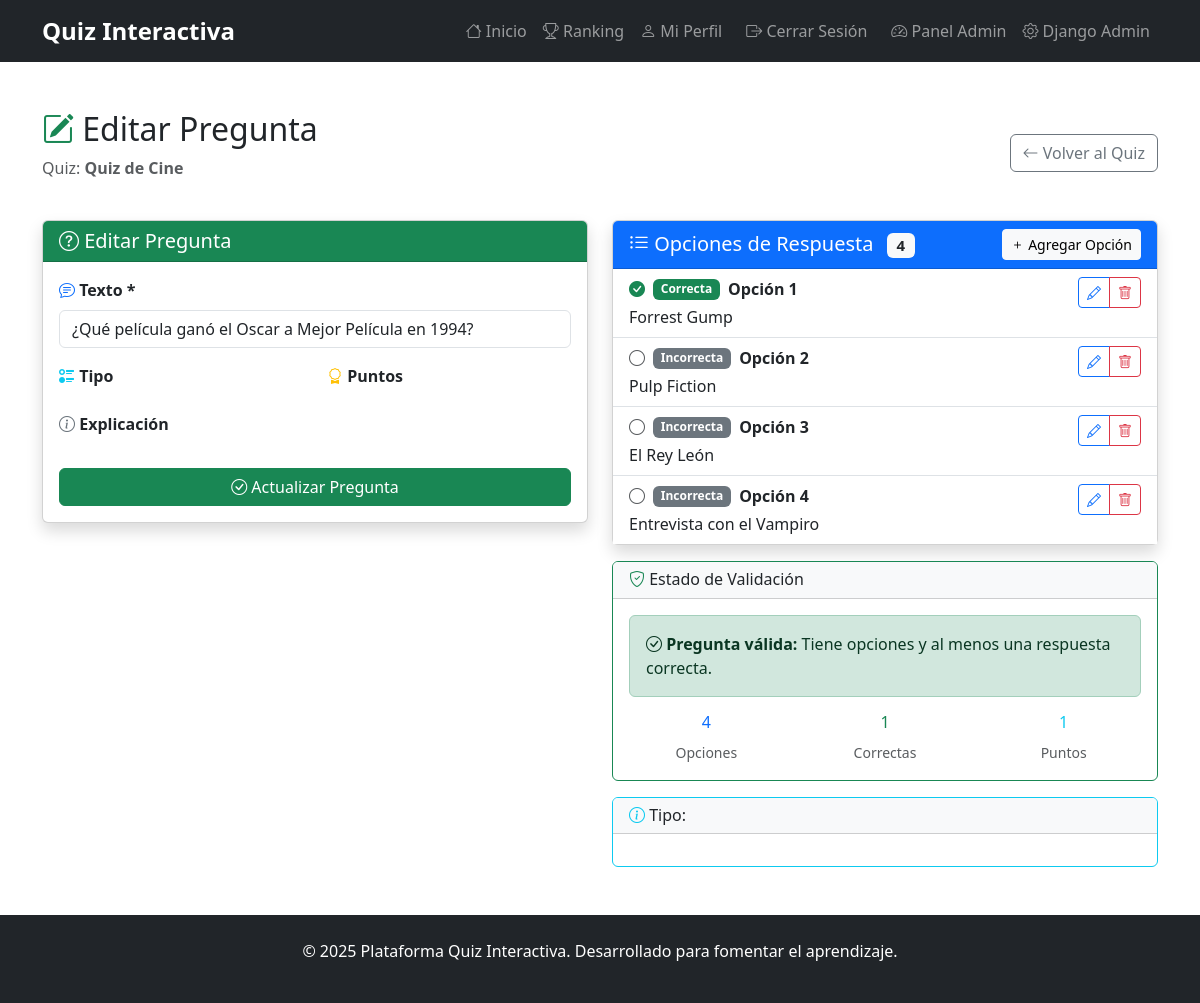
The page /admin-panel/pregunta/41/edit/ (signed in) on the database its author committed.
### quizzes/models.py (models this page shows, shortened)
class Pregunta(models.Model):
    quiz = models.ForeignKey(Quiz, related_name='preguntas', on_delete=models.CASCADE)
    texto = models.CharField(max_length=500)

class Quiz(models.Model):
    titulo = models.CharField(max_length=200)
    descripcion = models.TextField(blank=True)
    fecha_creacion = models.DateTimeField(auto_now_add=True)
    activo = models.BooleanField(default=True)
    tiempo_limite = models.IntegerField(default=0, help_text="Tiempo en minutos (0 = sin límite)")

class Opcion(models.Model):
    pregunta = models.ForeignKey(Pregunta, related_name='opciones', on_delete=models.CASCADE)
    texto = models.CharField(max_length=300)
    es_correcta = models.BooleanField(default=False)

### quizzes/views.py (the view)
# urls.py: path('admin-panel/pregunta/<int:pregunta_id>/edit/', views.admin_pregunta_edit, name='admin_pregunta_edit'),
@user_passes_test(is_staff_user)
def admin_pregunta_edit(request, pregunta_id):
    pregunta = get_object_or_404(Pregunta, id=pregunta_id)
    if request.method == 'POST':
        form = PreguntaForm(request.POST, instance=pregunta)
        if form.is_valid():
            form.save()
            messages.success(request, 'Pregunta actualizada exitosamente.')
            return redirect('admin_quiz_edit', quiz_id=pregunta.quiz.id)
    else:
        form = PreguntaForm(instance=pregunta)
    opciones = pregunta.opciones.all()
    return render(request, 'quizzes/admin/pregunta_edit.html', {
        'form': form,
        'pregunta': pregunta,
        'opciones': opciones,
        'title': f'Editar Pregunta'
    })

### quizzes/forms.py
class PreguntaForm(forms.ModelForm):
    class Meta:
        model = Pregunta
        fields = ['texto']
        widgets = {
            'texto': forms.TextInput(attrs={'class': 'form-control', 'placeholder': 'Texto de la pregunta'}),
        }

### quizzes/templatetags/quiz_extras.py (called while the page is built)
@register.filter
def opciones_correctas(opciones):
    try:
        return sum(1 for opcion in opciones if opcion.es_correcta)
    except (AttributeError, TypeError):
        return 0

@register.filter
def tiene_opciones_correctas(opciones):
    try:
        return any(opcion.es_correcta for opcion in opciones)
    except (AttributeError, TypeError):
        return False

### quizzes/views.py (called while the page is built)
def is_staff_user(user):
    return user.is_authenticated and user.is_staff

### quizzes/templates/quizzes/admin/pregunta_edit.html (shortened to what this page needs)
{% extends 'base.html' %}
{% load quiz_extras %}
{% block content %}
<div class="container my-5">
    <div class="row mb-4">
        <div class="col-12">
            <div class="d-flex justify-content-between align-items-center">
                <div>
                    <h2><i class="bi bi-pencil-square text-success"></i> {{ title }}</h2>
                    <p class="text-muted">Quiz: <strong>{{ pregunta.quiz.titulo }}</strong></p>
                </div>
                <div>
                    <a href="{% url 'admin_quiz_edit' pregunta.quiz.id %}" class="btn btn-outline-secondary">
                        <i class="bi bi-arrow-left"></i> Volver al Quiz
                    </a>
                </div>
            </div>
        </div>
    </div>
    <div class="row">
        <div class="col-lg-6">
            <div class="card shadow">
                <div class="card-header bg-success text-white">
                    <h5 class="mb-0">
                        <i class="bi bi-question-circle"></i> Editar Pregunta
                    </h5>
                </div>
                <div class="card-body">
                    <form method="post" novalidate>
                        <div class="mb-3">
                            <label for="{{ form.texto.id_for_label }}" class="form-label fw-bold">
                                <i class="bi bi-chat-text text-primary"></i> Texto *
                            </label>
                            {{ form.texto }}
                        </div>
                        <div class="row">
                            <div class="col-md-6 mb-3">
                                <label for="{{ form.tipo.id_for_label }}" class="form-label fw-bold">
                                    <i class="bi bi-ui-radios text-info"></i> Tipo
                                </label>
                            </div>
                            <div class="col-md-6 mb-3">
                                <label for="{{ form.puntos.id_for_label }}" class="form-label fw-bold">
                                    <i class="bi bi-award text-warning"></i> Puntos
                                </label>
                            </div>
                        </div>
                        <div class="mb-4">
                            <label for="{{ form.explicacion.id_for_label }}" class="form-label fw-bold">
                                <i class="bi bi-info-circle text-secondary"></i> Explicación
                            </label>
                        </div>
                        <div class="d-grid gap-2">
                            <button type="submit" class="btn btn-success">
                                <i class="bi bi-check-circle"></i> Actualizar Pregunta
                            </button>
                        </div>
                    </form>
                </div>
            </div>
        </div>
        <div class="col-lg-6">
            <div class="card shadow">
                <div class="card-header bg-primary text-white d-flex justify-content-between align-items-center">
                    <h5 class="mb-0">
                        <i class="bi bi-list-ul"></i> Opciones de Respuesta
                        <span class="badge bg-light text-dark ms-2">{{ opciones.count }}</span>
                    </h5>
                    <a href="{% url 'admin_opcion_create' pregunta.id %}" class="btn btn-light btn-sm">
                        <i class="bi bi-plus"></i> Agregar Opción
                    </a>
                </div>
                <div class="card-body p-0">
                    {% if opciones %}
                        <div class="list-group list-group-flush">
                            {% for opcion in opciones %}
                                <div class="list-group-item">
                                    <div class="d-flex justify-content-between align-items-start">
                                        <div class="flex-grow-1">
                                            <div class="d-flex align-items-center mb-1">
                                                {% if opcion.es_correcta %}
                                                    <i class="bi bi-check-circle-fill text-success me-2"></i>
                                                    <span class="badge bg-success me-2">Correcta</span>
                                                {% else %}
                                                    <i class="bi bi-circle text-muted me-2"></i>
                                                    <span class="badge bg-secondary me-2">Incorrecta</span>
                                                {% endif %}
                                                <strong>Opción {{ forloop.counter }}</strong>
                                            </div>
                                            <p class="mb-0">{{ opcion.texto }}</p>
                                        </div>
                                        <div class="btn-group" role="group">
                                            <a href="{% url 'admin_opcion_edit' opcion.id %}"
                                               class="btn btn-outline-primary btn-sm"
                                               title="Editar">
                                                <i class="bi bi-pencil"></i>
                                            </a>
                                            <a href="{% url 'admin_opcion_delete' opcion.id %}"
                                               class="btn btn-outline-danger btn-sm"
                                               title="Eliminar">
                                                <i class="bi bi-trash"></i>
                                            </a>
                                        </div>
                                    </div>
                                </div>
                            {% endfor %}
                        </div>
                    {% endif %}
                </div>
            </div>
            <div class="card mt-3 {% if opciones|tiene_opciones_correctas %}border-success{% else %}border-warning{% endif %}">
                <div class="card-header bg-light">
                    <h6 class="mb-0">
                        <i class="bi bi-shield-check {% if opciones|tiene_opciones_correctas %}text-success{% else %}text-warning{% endif %}"></i>
                        Estado de Validación
                    </h6>
                </div>
                <div class="card-body">
                    {% if opciones.count == 0 %}
                        <div class="alert alert-warning mb-0" role="alert">
                            <i class="bi bi-exclamation-triangle"></i>
                            <strong>Sin opciones:</strong> Esta pregunta no tiene opciones de respuesta.
                        </div>
                    {% elif not opciones|tiene_opciones_correctas %}
                        <div class="alert alert-warning mb-0" role="alert">
                            <i class="bi bi-exclamation-triangle"></i>
                            <strong>Sin respuesta correcta:</strong> Marca al menos una opción como correcta.
                        </div>
                    {% else %}
                        <div class="alert alert-success mb-0" role="alert">
                            <i class="bi bi-check-circle"></i>
                            <strong>Pregunta válida:</strong> Tiene opciones y al menos una respuesta correcta.
                        </div>
                    {% endif %}
                    <div class="row mt-3 text-center">
                        <div class="col-4">
                            <h6 class="text-primary">{{ opciones.count }}</h6>
                            <small class="text-muted">Opciones</small>
                        </div>
                        <div class="col-4">
                            <h6 class="text-success">{{ opciones|opciones_correctas }}</h6>
                            <small class="text-muted">Correctas</small>
                        </div>
                        <div class="col-4">
                            <h6 class="text-info">{{ pregunta.puntos|default:1 }}</h6>
                            <small class="text-muted">Puntos</small>
                        </div>
                    </div>
                </div>
            </div>
            <div class="card mt-3 border-info">
                <div class="card-header bg-light">
                    <h6 class="mb-0"><i class="bi bi-info-circle text-info"></i> Tipo: {{ pregunta.get_tipo_display }}</h6>
                </div>
                <div class="card-body">
                </div>
            </div>
        </div>
    </div>
</div>
{% endblock %}

### rows shown on the page
Pregunta: quiz.titulo "Quiz de Cine", texto "¿Qué película ganó el Oscar a Mejor Película en 1994?", count "4"
Opcion: shows "Correcta", texto "Forrest Gump", es_correcta.es_correcta "1"
Opcion: shows "Incorrecta", texto "Pulp Fiction"
Opcion: shows "Incorrecta", texto "El Rey León"
Opcion: shows "Incorrecta", texto "Entrevista con el Vampiro"

### other values the page prints
{{ title }} "Editar Pregunta"
{{ opciones.count }} "4"
{{ pregunta.puntos|default:1 }} "1"
